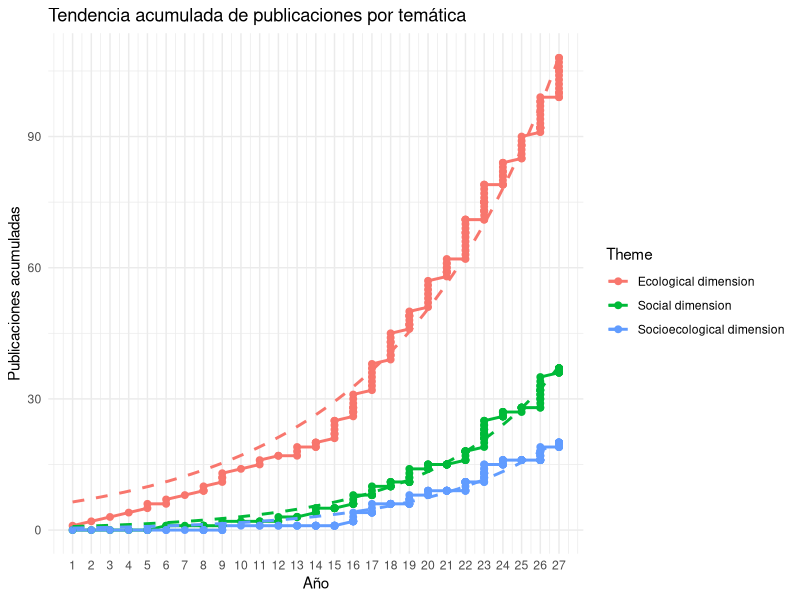
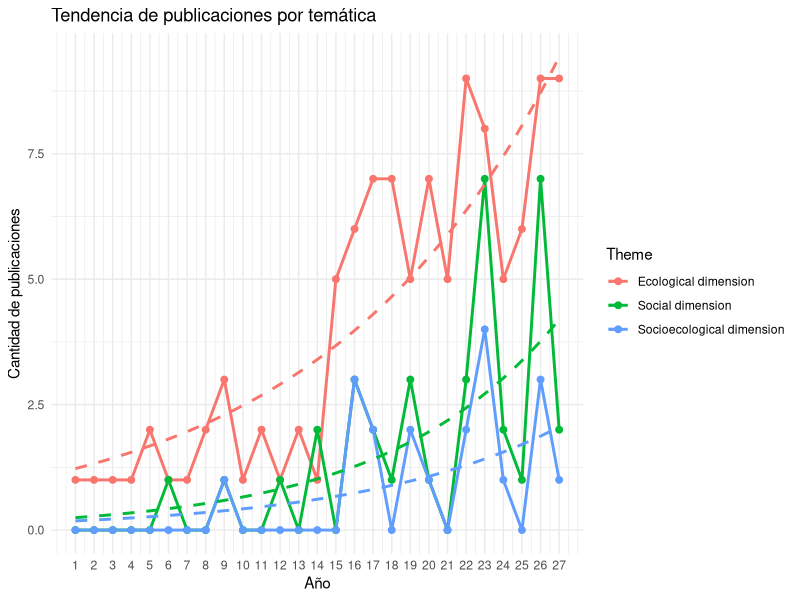
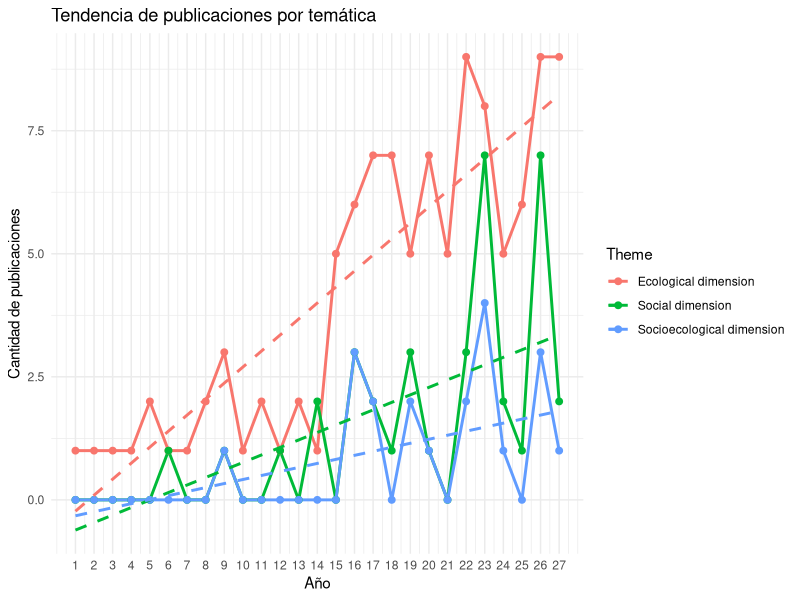
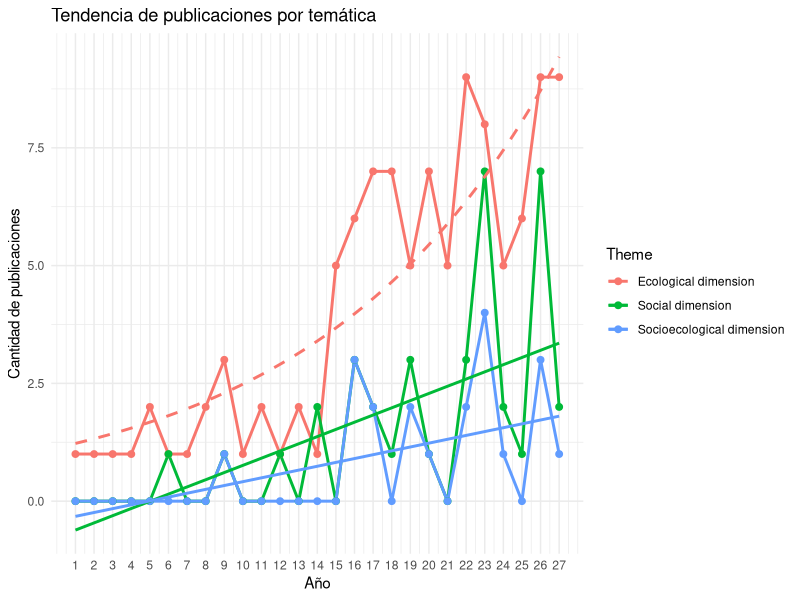
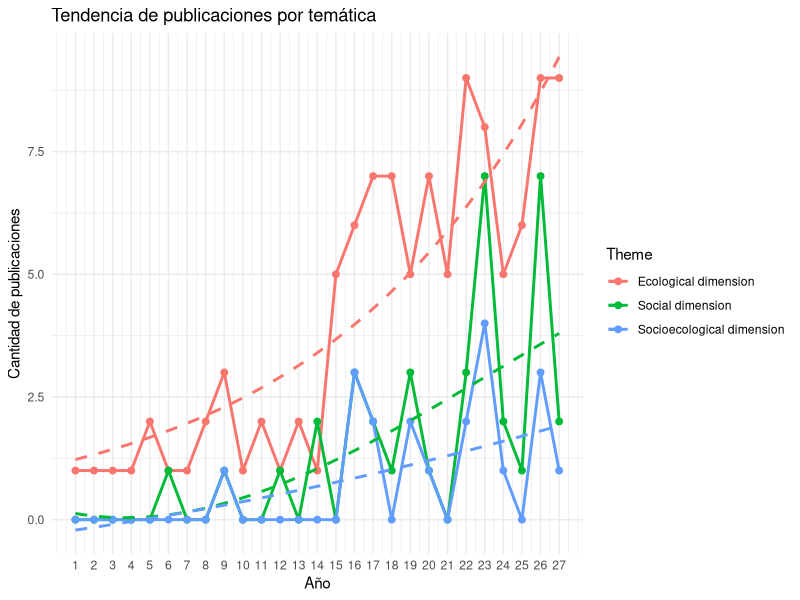

Here is the R script that generated these plots, in order:

library(ggplot2)
#cargo tabla de publicaciones por año por tematica
library(readxl)
fig1 <- read_excel("publication_year.xlsx")
fig1$Año <- as.factor(fig1$Año)
View(fig1)

#lo convierto a formato largo con estructura de tematica en una sola columna + año + publiaciones
library(tidyr)
library(dplyr)

#convertir dataframe para modelar
datos_pub_year <- fig1 %>%
  pivot_longer(cols = c("Ecological dimension", "Social dimension", "Socioecological dimension"), # Nombres de columnas a convertir
               names_to = "Theme",  # Nueva columna que indicará la temática
               values_to = "Publications") %>% # Nueva columna con el número de publicaciones 
    rename(Year=Año)
  

# Cuantas publicaciones por tema por año hubo (no es acumulado del total)
datos_resumen <- datos_pub_year %>%
  group_by(Theme, Year) %>%  # Agrupamos por tema y año
  summarise(Total_Publications = sum(Publications)) %>%  # Sumamos las publicaciones por tema y año
  ungroup()  # Desagrupamos

#PUblicaciones por tematica
Theme_sum <- datos_resumen %>%
  group_by(Theme) %>%
  summarise(total_publications = sum(Total_Publications))



library(dplyr)
# Calcular publicaciones acumuladas por theme
datos_acumulados <- datos_pub_year %>%
  arrange(Theme, Year) %>%  # Ordenamos primero por temática y luego por año
  group_by(Theme) %>%
  mutate(Publications_cum = cumsum(Publications))  # Generamos la suma acumulada

# Aseguramos que 'Publications_cum' sea numérico
datos_acumulados$Publications_cum <- as.numeric(datos_acumulados$Publications_cum)


# Verificar las clases de las columnas
str(datos_acumulados)

# Asegurarnos de que 'Year' y 'Publications_cum' son numéricas
datos_acumulados$Year <- as.numeric(datos_acumulados$Year)
datos_acumulados$Publications_cum <- as.numeric(datos_acumulados$Publications_cum)


#Graficar la tendencia de publicaciones acumuladas
#ajuste exponencial
ggplot(datos_acumulados, aes(x = Year, y = Publications_cum, color = Theme)) +
  geom_line(size = 1) +  
  geom_point(size = 2) +  
  geom_smooth(method = "nls", formula = y ~ a * exp(b * x), #ajuste de mínimos cuadrados no lineales (NLS) para la regresión exponencial.
              method.args = list(start = c(a = 1, b = 0.1)), se = FALSE, 
              linetype = "dashed") +  # Ajuste exponencial
  labs(title = "Tendencia acumulada de publicaciones por temática",
       x = "Año", y = "Publicaciones acumuladas") +
  theme_minimal() +
  scale_x_continuous(breaks = seq(min(datos_acumulados$Year), max(datos_acumulados$Year), by = 1)) +  # Mejor control sobre el eje X
  scale_y_continuous(labels = scales::comma)  # Formato para las etiquetas del eje Y

# Ajustar el modelo exponencial y obtener los parámetros para cada temática
models <- datos_acumulados %>%
  group_by(Theme) %>%
  do({
    model <- tryCatch({
      nls(Publications_cum ~ a * exp(b * Year), data = ., start = list(a = 1, b = 0.1))
    }, error = function(e) NULL)
    
    if (!is.null(model)) {
      rsq <- 1 - sum(resid(model)^2) / sum((.$Publications_cum - mean(.$Publications_cum))^2)
      coef <- coef(model)
      data.frame(a = coef[1], b = coef[2], R_squared = rsq)
    } else {
      data.frame(a = NA, b = NA, R_squared = NA)
    }
  })

# Ver los resultados (coeficientes y R²)
models #Ajustamos el modelo exponencial con la fórmula y=a.exp(b⋅x).




#A PARTIR DE ACA ES LO QUE IMPORTA



# Cuantas publicaciones por tema por año hubo (no es acumulado del total)
datos_resumen <- datos_pub_year %>%
  group_by(Theme, Year) %>%  # Agrupamos por tema y año
  summarise(Total_Publications = sum(Publications)) %>%  # Sumamos las publicaciones por tema y año
  ungroup()  # Desagrupamos

# Asegurarnos de que 'Year' y 'Publications_cum' son numéricas
datos_resumen$Year <- as.numeric(datos_resumen$Year)



##EXPONENCIAL
# Graficar la cantidad de publicaciones por tema por año
ggplot(datos_resumen, aes(x = Year, y = Total_Publications, color = Theme)) +
  geom_line(size = 1) +  
  geom_point(size = 2) +  
  geom_smooth(method = "nls", formula = y ~ a * exp(b * x),  # Ajuste exponencial
              method.args = list(start = c(a = 1, b = 0.1)), se = FALSE, 
              linetype = "dashed") +  
  labs(title = "Tendencia de publicaciones por temática",
       x = "Año", y = "Cantidad de publicaciones") +
  theme_minimal() +
  scale_x_continuous(breaks = seq(min(datos_resumen$Year), max(datos_resumen$Year), by = 1)) +  
  scale_y_continuous(labels = scales::comma)  # Formato para las etiquetas del eje Y

#LINEAL
ggplot(datos_resumen, aes(x = Year, y = Total_Publications, color = Theme)) +
  geom_line(size = 1) +  
  geom_point(size = 2) +  
  geom_smooth(method = "lm", formula = y ~ x, se = FALSE, linetype = "dashed") +  # Ajuste lineal
  labs(title = "Tendencia de publicaciones por temática",
       x = "Año", y = "Cantidad de publicaciones") +
  theme_minimal() +
  scale_x_continuous(breaks = seq(min(datos_resumen$Year), max(datos_resumen$Year), by = 1)) +  
  scale_y_continuous(labels = scales::comma)  # Formato para las etiquetas del eje Y




#Ajustar los modelos con sus correspondientes lineas de tendencia

eco_mod <- nls(Total_Publications ~ a * exp(b * Year), 
               data = datos_resumen %>% filter(Theme == "Ecological dimension"),
               start = list(a = 1, b = 0.1))

soc_mod1 <- lm(Total_Publications ~ Year, 
              data = datos_resumen %>% filter(Theme == "Social dimension"))


socioeco_mod1 <- lm(Total_Publications ~ Year, 
                   data = datos_resumen %>% filter(Theme == "Socioecological dimension"))


#Graficar con tendencias distnintas
# Graficar las publicaciones con las diferentes líneas de tendencia
ggplot(datos_resumen, aes(x = Year, y = Total_Publications, color = Theme)) +
  geom_line(size = 1) +  
  geom_point(size = 2) +  
  geom_smooth(method = "nls", formula = y ~ a * exp(b * x), 
              method.args = list(start = c(a = 1, b = 0.1)), se = FALSE, 
              linetype = "dashed", data = datos_resumen %>% filter(Theme == "Ecological dimension")) +  # Ajuste exponencial para Ecological
  geom_smooth(method = "lm", formula = y ~ x, se = FALSE, linetype = "solid", 
              data = datos_resumen %>% filter(Theme == "Social dimension")) +  # Ajuste lineal para Social
  geom_smooth(method = "lm", formula = y ~ x, se = FALSE, linetype = "solid", 
              data = datos_resumen %>% filter(Theme == "Socioecological dimension")) +  # Ajuste lineal para Socio-ecological
  labs(title = "Tendencia de publicaciones por temática",
       x = "Año", y = "Cantidad de publicaciones") +
  theme_minimal() +
  scale_x_continuous(breaks = seq(min(datos_resumen$Year), max(datos_resumen$Year), by = 1)) +  
  scale_y_continuous(labels = scales::comma)  # Formato para las etiquetas del eje Y




######### cambiarmos a ajuste polinomico

# Ajustar modelos para cada temática
eco_mod <- nls(Total_Publications ~ a * exp(b * Year), 
               data = datos_resumen %>% filter(Theme == "Ecological dimension"),
               start = list(a = 1, b = 0.1))

# Ajustes polinómicos para los otros temas
soc_mod <- lm(Total_Publications ~ poly(Year, 3),  # Polinómica de grado 3 para Social
              data = datos_resumen %>% filter(Theme == "Social dimension"))

socioeco_mod <- lm(Total_Publications ~ poly(Year, 2),  # Polinómica de grado 2 para Socio-ecological
                   data = datos_resumen %>% filter(Theme == "Socioecological dimension"))

# Graficar las publicaciones con las diferentes líneas de tendencia
ggplot(datos_resumen, aes(x = Year, y = Total_Publications, color = Theme)) +
  geom_line(size = 1) +  
  geom_point(size = 2) +  
  geom_smooth(method = "nls", formula = y ~ a * exp(b * x), 
              method.args = list(start = c(a = 1, b = 0.1)), se = FALSE, 
              linetype = "dashed", data = datos_resumen %>% filter(Theme == "Ecological dimension")) +  # Ajuste exponencial para Ecological
  geom_smooth(method = "lm", formula = y ~ poly(x, 3), se = FALSE, linetype = "dashed", 
              data = datos_resumen %>% filter(Theme == "Social dimension")) +  # Polinómica grado 3 para Social
  geom_smooth(method = "lm", formula = y ~ poly(x, 2), se = FALSE, linetype = "dashed", 
              data = datos_resumen %>% filter(Theme == "Socioecological dimension")) +  # Polinómica grado 2 para Socioecologico
  #geom_smooth(method = "lm", formula = y ~ x, se = FALSE, linetype = "dashed", 
              #data = datos_resumen %>% filter(Theme == "Socioecological dimension")) +  # Ajuste lineal para Socio-ecological
  labs(title = "Tendencia de publicaciones por temática",
       x = "Año", y = "Cantidad de publicaciones") +
  theme_minimal() +
  scale_x_continuous(breaks = seq(min(datos_resumen$Year), max(datos_resumen$Year), by = 1)) +  
  scale_y_continuous(labels = scales::comma)  # Formato para las etiquetas del eje Y

#Veo como ajustan las lineas de tendencia

# Extract the formula and R² for the exponential model (eco_mod)
eco_formula <- as.character(formula(eco_mod))
eco_r2 <- 1 - sum(residuals(eco_mod)^2) / sum((datos_resumen$Total_Publications - mean(datos_resumen$Total_Publications))^2)

# Extract the formula and R² for the polynomial models
soc_formula <- as.character(formula(soc_mod))
soc_r2 <- summary(soc_mod)$r.squared

# Extraer la fórmula y R² para el modelo de Social dimension (soc_mod1)
soc_mod1_formula <- as.character(formula(soc_mod1))
soc_mod1_r2 <- summary(soc_mod1)$r.squared

# Extraer la fórmula y R² para el modelo de Socioecological dimension (socioeco_mod1)
socioeco_mod1_formula <- as.character(formula(socioeco_mod1))
socioeco_mod1_r2 <- summary(socioeco_mod1)$r.squared

# Extract the formula and R² for the polynomial models
socioeco_formula <- as.character(formula(socioeco_mod))
socioeco_r2 <- summary(socioeco_mod)$r.squared

# Print the formulas and R²
cat("Ecological model (Exponential):\n")
cat("Formula: ", eco_formula, "\n")
cat("R²: ", eco_r2, "\n\n")

cat("Social model (Polynomial degree 3):\n")
cat("Formula: ", soc_formula, "\n")
cat("R²: ", soc_r2, "\n\n")

cat("Social dimension model (Linear):\n")
cat("Formula: ", soc_mod1_formula, "\n")
cat("R²: ", soc_mod1_r2, "\n\n")


cat("Socio-ecological model (Polynomial degree 2):\n")
cat("Formula: ", socioeco_formula, "\n")
cat("R²: ", socioeco_r2, "\n")

cat("Socioecological dimension model (Linear):\n")
cat("Formula: ", socioeco_mod1_formula, "\n")
cat("R²: ", socioeco_mod1_r2, "\n")



#ver diferencias significativas

#si consideras que las publicaciones siguen una distribución sesgada o que el número de publicaciones crece de manera exponencial (o en una escala multiplicativa), aplicar la transformación logarítmica es una buena opción.
#hay años con pocos registros y otros con muchos), el uso de un logaritmo puede ayudar a normalizar los datos y hacer que sigan una distribución más normal.

# Aplicar transformación logarítmica
datos_resumen$Log_Publications <- log(datos_resumen$Total_Publications + 1)  # +1 para evitar log(0)

# Realizar ANCOVA con Log_Publications como variable dependiente
#El ANCOVA es útil cuando deseas comparar las tendencias de las publicaciones a lo largo del tiempo entre diferentes grupos (temáticas) mientras controlas el efecto del año como covariable.
#En un ANCOVA, el año sería una covariable continua, y las temáticas serían un factor categórico. Esto te permitirá evaluar si las tendencias de las publicaciones son significativamente diferentes entre los grupos temáticos, controlando el efecto del tiempo.

# Asegurarse de que 'Theme' sea un factor
datos_resumen$Theme <- factor(datos_resumen$Theme)

# #Año como covariable y Tema como factor
ancova_model <- aov(Log_Publications ~ Year * Theme, data = datos_resumen)
summary(ancova_model)


library(emmeans)


# Realizar comparaciones post-hoc con emmeans
emmeans_results <- emmeans(ancova_model, pairwise ~ Theme)

# Ver los resultados
summary(emmeans_results)


#GRAFICO FINAAAAAAAAAAAAL --------------------------
